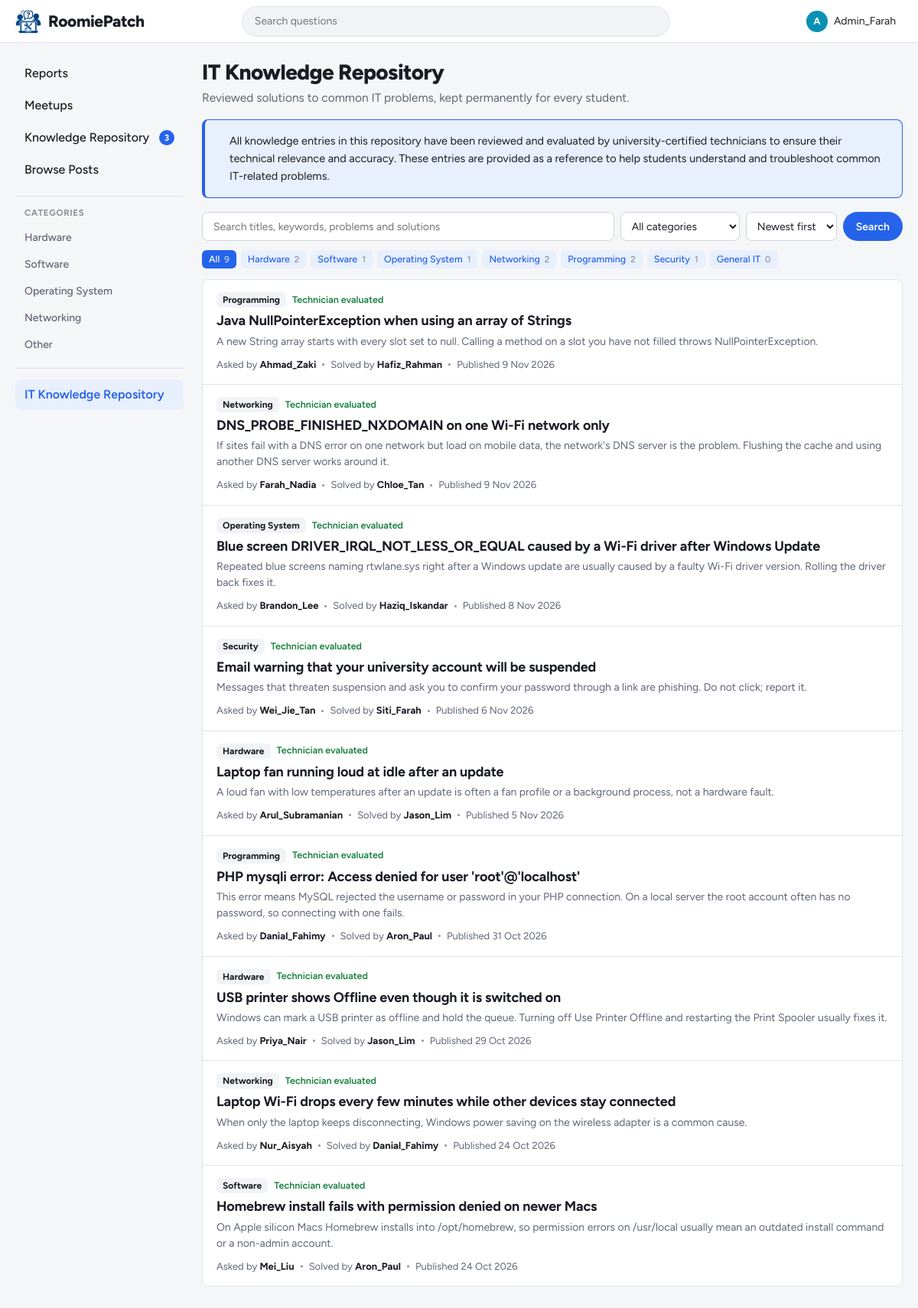
The page /student/repository.php (signed in) on the database its author committed.
### tables this page shows
CREATE TABLE categories (
    category_id   INT AUTO_INCREMENT PRIMARY KEY,
    category_name VARCHAR(50) NOT NULL UNIQUE
);

CREATE TABLE repository_entries (
    entry_id          INT AUTO_INCREMENT PRIMARY KEY,
    post_id           INT NULL,
    accepted_reply_id INT NULL,
    category          ENUM('Hardware', 'Software', 'Operating System', 'Networking', 'Programming', 'Security', 'General IT') NOT NULL,
    title             VARCHAR(150) NOT NULL,
    summary           VARCHAR(300) NOT NULL,
    problem           TEXT NOT NULL,
    solution          TEXT NOT NULL,
    keywords          VARCHAR(255) NULL,
    contributor_id    INT NULL,                   
    solver_id         INT NULL,                   
    submitted_by      INT NULL,
    submitted_at      DATETIME NOT NULL DEFAULT CURRENT_TIMESTAMP,
    status            ENUM('Pending', 'Approved', 'Rejected') NOT NULL DEFAULT 'Pending',
    reviewed_by       INT NULL,                   
    reviewed_at       DATETIME NULL,
    review_notes      TEXT NULL,
    rejection_reason  TEXT NULL,
    is_published      TINYINT(1) NOT NULL DEFAULT 0,
    published_at      DATETIME NULL,
    unpublished_at    DATETIME NULL,
    UNIQUE KEY uq_repository_post (post_id),
    KEY idx_repository_status (status, is_published),
    KEY idx_repository_category (category),
    KEY idx_repository_published (published_at),
    FOREIGN KEY (post_id) REFERENCES posts(post_id) ON DELETE SET NULL,
    FOREIGN KEY (accepted_reply_id) REFERENCES replies(reply_id) ON DELETE SET NULL,
    FOREIGN KEY (contributor_id) REFERENCES users(user_id) ON DELETE SET NULL,
    FOREIGN KEY (solver_id) REFERENCES users(user_id) ON DELETE SET NULL,
    FOREIGN KEY (submitted_by) REFERENCES users(user_id) ON DELETE SET NULL,
    FOREIGN KEY (reviewed_by) REFERENCES users(user_id) ON DELETE SET NULL
);

CREATE TABLE users (
    user_id   INT AUTO_INCREMENT PRIMARY KEY,
    username  VARCHAR(50)  NOT NULL UNIQUE,
    login_id  VARCHAR(20)  NOT NULL UNIQUE,       
    password  VARCHAR(255) NOT NULL,              
    role      ENUM('student', 'admin') NOT NULL DEFAULT 'student',
     
     
    reputation INT NOT NULL DEFAULT 0,
     
     
    is_certified_technician TINYINT(1) NOT NULL DEFAULT 0,
    bio       TEXT NULL
);

### student/repository.php (the view, shortened to what this page needs)
<?php
$active = 'repository';
include '../includes/header.php';
$q = get_text('q', 100);
$category = in_array(get_text('category'), REPO_CATEGORIES, true) ? get_text('category') : '';
$sorts = [
    'newest' => ['Newest first', 'e.published_at DESC, e.entry_id DESC'],
    'oldest' => ['Oldest first', 'e.published_at ASC, e.entry_id ASC'],
    'az'     => ['A to Z', 'e.title ASC'],
    'za'     => ['Z to A', 'e.title DESC'],
];
$sort = array_key_exists(get_text('sort'), $sorts) ? get_text('sort') : 'newest';
$where = [REPO_PUBLIC_SQL];
$stmt = $conn->prepare('SELECT e.category, COUNT(*) AS n FROM repository_entries e WHERE ' . implode(' AND ', $where) . ' GROUP BY e.category');
$stmt->execute();
$cat_counts = array_fill_keys(REPO_CATEGORIES, 0);
foreach ($stmt->get_result() as $row) { $cat_counts[$row['category']] = (int) $row['n']; }
$all_count = array_sum($cat_counts);
$stmt = $conn->prepare('
    SELECT e.entry_id, e.title, e.category, e.summary, e.keywords, e.published_at,
           c.username AS contributor, s.username AS solver
    FROM repository_entries e
    LEFT JOIN users c ON c.user_id = e.contributor_id
    LEFT JOIN users s ON s.user_id = e.solver_id
    WHERE ' . implode(' AND ', $where) . '
    ORDER BY ' . $sorts[$sort][1]);
$stmt->execute();
$entries = $stmt->get_result()->fetch_all(MYSQLI_ASSOC);
function repo_url($changes)
{
    global $q, $category, $sort;
    $query = array_filter(array_merge(['q' => $q, 'category' => $category, 'sort' => $sort === 'newest' ? '' : $sort], $changes), 'strlen');
    return BASE_URL . 'student/repository.php' . ($query ? '?' . http_build_query($query) : '');
}
?>
<main class="content">
    <div class="page-head">
        <h1>IT Knowledge Repository</h1>
        <p>Reviewed solutions to common IT problems, kept permanently for every student.</p>
    </div>
    <div class="repo-notice" role="note">
        <p>All knowledge entries in this repository have been reviewed and evaluated by university-certified technicians to ensure their technical relevance and accuracy. These entries are provided as a reference to help students understand and troubleshoot common IT-related problems.</p>
    </div>
    <form class="repo-search" action="repository.php" method="get" role="search">
        <div class="repo-search-box">
            <input type="search" id="repo-q" name="q" value="<?= e($q) ?>" placeholder="Search titles, keywords, problems and solutions">
        </div>
        <select class="input input-sm" id="repo-category" name="category">
            <option value="">All categories</option>
        </select>
        <select class="input input-sm" id="repo-sort" name="sort">
            <?php foreach ($sorts as $key => [$label]): ?>
                <option value="<?= $key ?>" <?= $key === $sort ? 'selected' : '' ?>><?= $label ?></option>
            <?php endforeach; ?>
        </select>
        <button type="submit" class="btn btn-primary btn-sm">Search</button>
    </form>
    <nav class="repo-cats" aria-label="Repository categories">
        <a class="chip<?= $category === '' ? ' chip-active' : '' ?>" href="<?= e(repo_url(['category' => ''])) ?>">All<span class="chip-count"><?= $all_count ?></span></a>
        <?php foreach (REPO_CATEGORIES as $cat): ?>
            <a class="chip<?= $cat === $category ? ' chip-active' : '' ?>" href="<?= e(repo_url(['category' => $cat])) ?>"><?= e($cat) ?><span class="chip-count"><?= $cat_counts[$cat] ?></span></a>
        <?php endforeach; ?>
    </nav>
    <?php if (!$entries): ?>
        <div class="feed">
            <div class="empty-state">
                <?php if ($q !== '' || $category !== ''): ?>
                    <strong>No entries match your search</strong>
                    Try other keywords, a different category, or <a href="<?= e(repo_url(['q' => '', 'category' => ''])) ?>">clear the filters</a>.
                <?php else: ?>
                    <strong>No entries yet</strong>
                    Approved solutions will appear here after technician evaluation.
                <?php endif; ?>
            </div>
        </div>
    <?php else: ?>
        <div class="feed">
            <?php foreach ($entries as $en): ?>
                <article class="repo-card">
                    <div class="post-meta">
                        <span class="type-badge"><?= e($en['category']) ?></span>
                        <span class="repo-verified"><?= icon('shield-check', 14) ?>Technician evaluated</span>
                    </div>
                    <h3 class="post-title"><a href="<?= BASE_URL ?>student/repository_entry.php?id=<?= (int) $en['entry_id'] ?>"><?= e($en['title']) ?></a></h3>
                    <p class="post-excerpt"><?= e($en['summary']) ?></p>
                    <div class="repo-card-foot">
                        <span>Asked by <strong><?= e($en['contributor'] ?? 'former student') ?></strong></span>
                        <?php if ($en['solver']): ?><span class="dot" aria-hidden="true"></span><span>Solved by <strong><?= e($en['solver']) ?></strong></span><?php endif; ?>
                        <span class="dot" aria-hidden="true"></span>
                        <time datetime="<?= e($en['published_at']) ?>">Published <?= e(date('j M Y', strtotime($en['published_at']))) ?></time>
                    </div>
                </article>
            <?php endforeach; ?>
        </div>
    <?php endif; ?>
</main>
<?php include '../includes/footer.php'; ?>

### includes/sidebar.php (shortened to what this page needs)
<?php
function nav_link($key, $href, $icon_name, $label, $active, $badge = null)
{
    $class = $key === $active ? 'nav-link active' : 'nav-link';
    $current = $key === $active ? ' aria-current="page"' : '';
    $badge_html = '';
    if ($badge !== null) {
        $badge_html = '<span class="nav-badge" data-badge="' . $key . '"' . ($badge > 0 ? '' : ' hidden') . '>'
            . ($badge > 99 ? '99+' : $badge) . '</span>';
    }
    return '<a class="' . $class . '" href="' . BASE_URL . $href . '"' . $current . '>'
        . icon($icon_name) . '<span>' . e($label) . '</span>' . $badge_html . '</a>';
}
?>
<nav class="sidebar" aria-label="Main">
    <?php if ($is_admin): ?>
        <div class="nav-group">
            <?= nav_link('reports', 'admin/dashboard.php', 'flag', 'Reports', $active) ?>
            <?= nav_link('meetups', 'admin/meetups.php', 'meetup', 'Meetups', $active) ?>
            <?php $repo_pending = (int) $conn->query("SELECT COUNT(*) FROM repository_entries WHERE status = 'Pending'")->fetch_row()[0]; ?>
            <?= nav_link('repository_admin', 'admin/repository.php', 'book', 'Knowledge Repository', $active, $repo_pending) ?>
            <?= nav_link('browse', 'student/browse.php', 'list', 'Browse Posts', $active) ?>
        </div>
    <?php endif; ?>
    <div class="nav-group">
        <h2 class="nav-heading">Categories</h2>
        <?php
        $categories = $conn->query('SELECT category_id, category_name FROM categories ORDER BY category_id');
        while ($cat = $categories->fetch_assoc()):
        ?>
            <a class="nav-link nav-link-plain" href="<?= BASE_URL ?>student/browse.php?category=<?= (int) $cat['category_id'] ?>">
                <?= e($cat['category_name']) ?>
            </a>
        <?php endwhile; ?>
    </div>
    <div class="nav-group nav-group-repo">
        <?= nav_link('repository', 'student/repository.php', 'book', 'IT Knowledge Repository', $active) ?>
    </div>
</nav>

### rows shown on the page
categories: category_name "Hardware"
categories: category_name "Software"
categories: category_name "Operating System"
categories: category_name "Networking"
categories: category_name "Other"
repository_entries: category "Programming", title "Java NullPointerException when using an array of Strings", summary "A new String array starts with every slot set to null. Calling a method on a slot you have not filled throws NullPointerException.", contributor.username "Ahmad_Zaki", solver.username "Hafiz_Rahman", published_at "9 Nov 2026"
repository_entries: category "Networking", title "DNS_PROBE_FINISHED_NXDOMAIN on one Wi-Fi network only", summary "If sites fail with a DNS error on one network but load on mobile data, the network's DNS server is the problem. Flushing the cache and using another DNS server works around it.", contributor.username "Farah_Nadia", solver.username "Chloe_Tan", published_at "9 Nov 2026"
repository_entries: category "Operating System", title "Blue screen DRIVER_IRQL_NOT_LESS_OR_EQUAL caused by a Wi-Fi driver after Windows Update", summary "Repeated blue screens naming rtwlane.sys right after a Windows update are usually caused by a faulty Wi-Fi driver version. Rolling the driver back fixes it.", contributor.username "Brandon_Lee", solver.username "Haziq_Iskandar", published_at "8 Nov 2026"
repository_entries: category "Security", title "Email warning that your university account will be suspended", summary "Messages that threaten suspension and ask you to confirm your password through a link are phishing. Do not click; report it.", contributor.username "Wei_Jie_Tan", solver.username "Siti_Farah", published_at "6 Nov 2026"
repository_entries: category "Hardware", title "Laptop fan running loud at idle after an update", summary "A loud fan with low temperatures after an update is often a fan profile or a background process, not a hardware fault.", contributor.username "Arul_Subramanian", solver.username "Jason_Lim", published_at "5 Nov 2026"
repository_entries: category "Programming", title "PHP mysqli error: Access denied for user 'root'@'localhost'", summary "This error means MySQL rejected the username or password in your PHP connection. On a local server the root account often has no password, so connecting with one fails.", contributor.username "Danial_Fahimy", solver.username "Aron_Paul", published_at "31 Oct 2026"
repository_entries: category "Hardware", title "USB printer shows Offline even though it is switched on", summary "Windows can mark a USB printer as offline and hold the queue. Turning off Use Printer Offline and restarting the Print Spooler usually fixes it.", contributor.username "Priya_Nair", solver.username "Jason_Lim", published_at "29 Oct 2026"
repository_entries: category "Networking", title "Laptop Wi-Fi drops every few minutes while other devices stay connected", summary "When only the laptop keeps disconnecting, Windows power saving on the wireless adapter is a common cause.", contributor.username "Nur_Aisyah", solver.username "Danial_Fahimy", published_at "24 Oct 2026"
repository_entries: category "Software", title "Homebrew install fails with permission denied on newer Macs", summary "On Apple silicon Macs Homebrew installs into /opt/homebrew, so permission errors on /usr/local usually mean an outdated install command or a non-admin account.", contributor.username "Mei_Liu", solver.username "Aron_Paul", published_at "24 Oct 2026"

### other values the page prints
$letter "A"
$_SESSION['username'] "Admin_Farah"
$label "Reports Meetups Knowledge Repository Browse Posts IT Knowledge Repository"
$badge "3"
$all_count "9"
$cat "Hardware"
$cat_counts[$cat] "2"
$cat "Software"
$cat_counts[$cat] "1"
$cat "Operating System"
$cat "Networking"
$cat "Programming"
$cat "Security"
$cat "General IT"
$cat_counts[$cat] "0"
